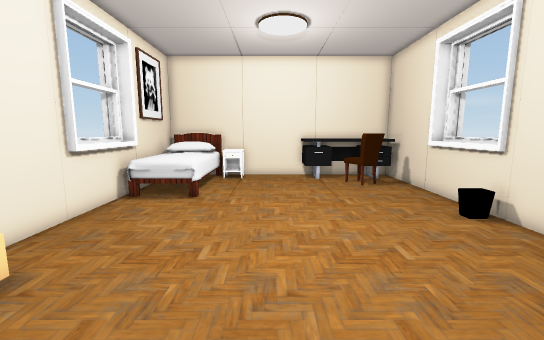
[1] (above)

12 first-person views from a walk through a scene from a Unity 3-D project. The camera is 1.5 m above the floor, tilts 8° down and sees 90° across. The floor is counted in squares, 0.5 m on a side. Each view is taken from the middle of a square. On the plan, view 1 faces up. The plan holds only what a view shows up to about 20 squares ahead; the rest is blank. The player is left out. Door leaves are left out, so doorways stand open. Some surface patterns are stand-ins.

[2]
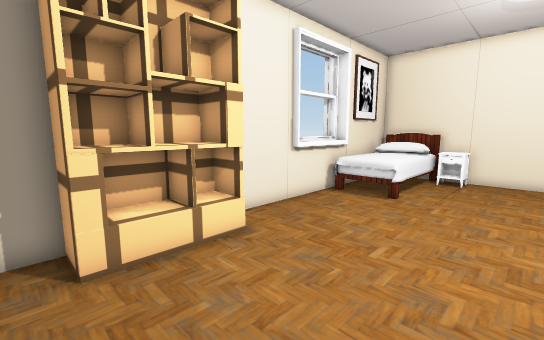

[3]
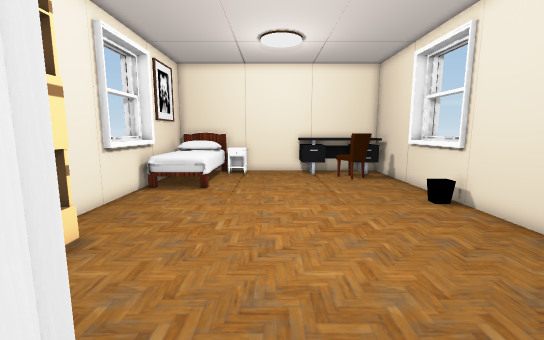

[4]
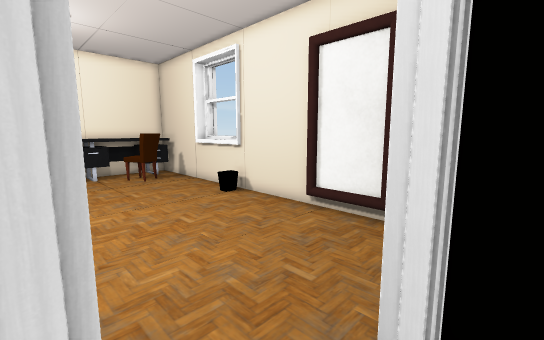

[5]
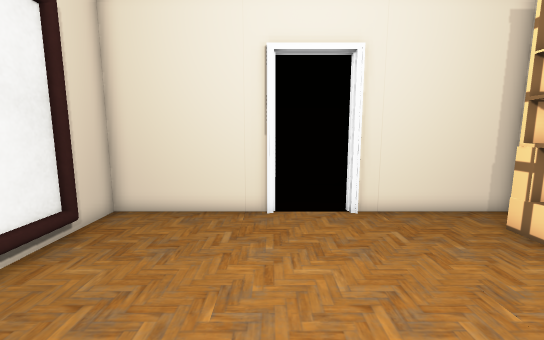

[6]
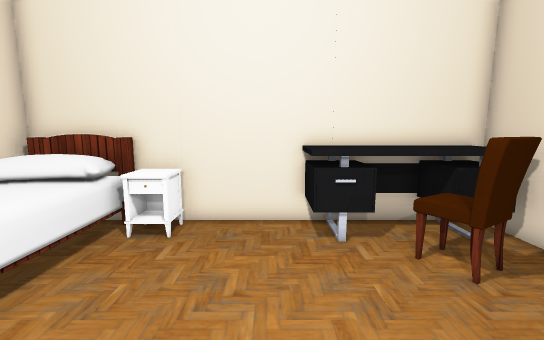

[7]
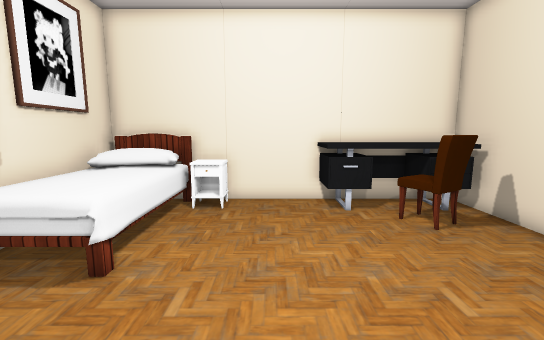

[8]
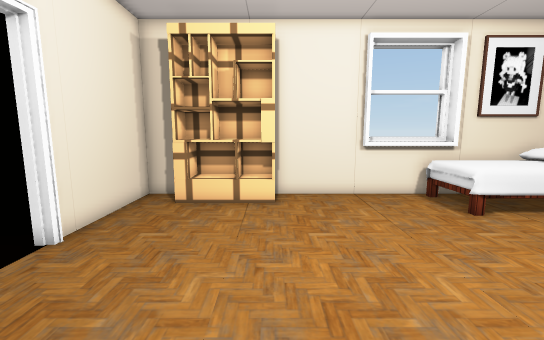

[9]
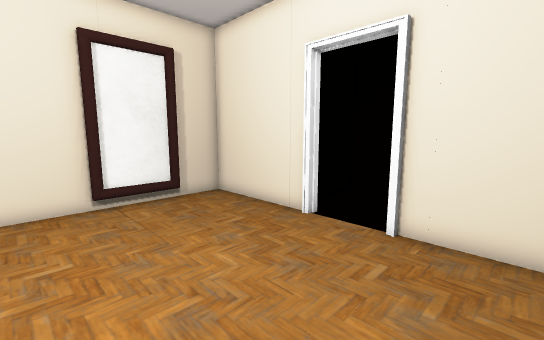

[10]
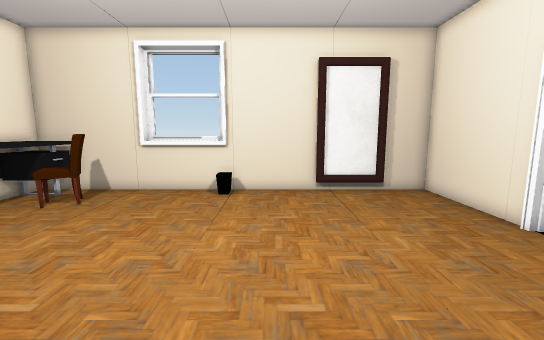

[11]
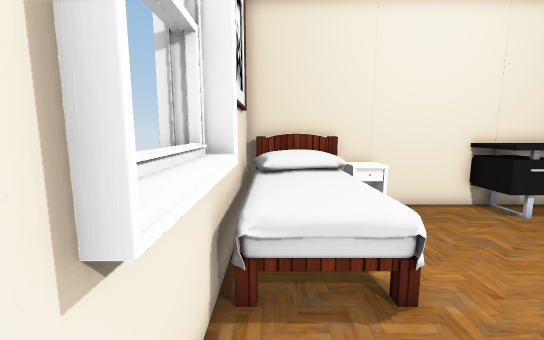

[12]
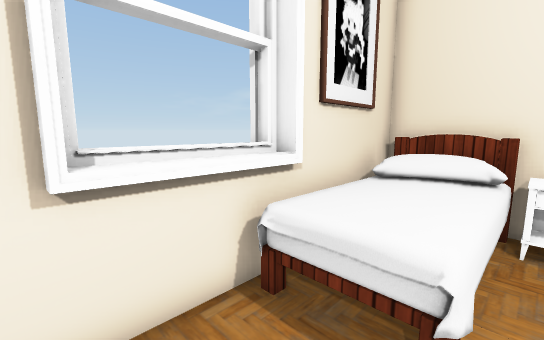

### Floor plan
Key: @ floor where view 1 was taken; # wall or solid block; . floor; D open door; = window, fence, low wall or low ledge; ^ raised ledge; B bed; C chair; S shelf; M mirror; O other object.
Columns run from 8 left of view 1 to 9 right of it. Each row starts with its distance up from view 1.
 19  ##########OOOOO#
 18  #B BOO...OOOOOO#
 17  #BBBBO...OOOCOO#
 16  #BBBB......CCC.#
 15  #BBBB.......CC.#
 14 ##BBBB..........##
 13 #^BBBB..........=#
 12 #^BBB...........=#
 11 #^..............=#
 10 #^..............##
  9  #..............#
  8  #..............#
  7  #..............#
  6  #..............#
  5  #SS............#
  4  #SS............#
  3  #SS............#
  2  #SS............M
  1  #SS............#
  0  #......@.......#
 -1  ######DDDD######
 -2       #..

Positions as (right, up) in squares from view 1, and headings:
1: (0, 0), facing up
2: (1, 0), facing up-left
3: (0, -2), facing up
4: (-1, -2), facing up-right
5: (2, 9), facing down
6: (1, 10), facing up
7: (0, 7), facing up
8: (6, 5), facing left
9: (-4, 7), facing down-right
10: (-6, 7), facing right
11: (-6, 8), facing up
12: (-3, 9), facing up-left
